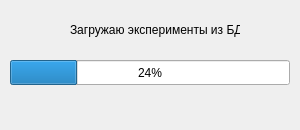
<?xml version="1.0" encoding="UTF-8"?>
<ui version="4.0">
 <class>Dialog_Wait_Download</class>
 <widget class="QDialog" name="Dialog_Wait_Download">
  <property name="geometry">
   <rect>
    <x>0</x>
    <y>0</y>
    <width>300</width>
    <height>130</height>
   </rect>
  </property>
  <property name="sizePolicy">
   <sizepolicy hsizetype="Fixed" vsizetype="Fixed">
    <horstretch>0</horstretch>
    <verstretch>0</verstretch>
   </sizepolicy>
  </property>
  <property name="minimumSize">
   <size>
    <width>300</width>
    <height>130</height>
   </size>
  </property>
  <property name="maximumSize">
   <size>
    <width>300</width>
    <height>130</height>
   </size>
  </property>
  <property name="windowTitle">
   <string>Эксперименты</string>
  </property>
  <widget class="QLabel" name="lblFind_4">
   <property name="geometry">
    <rect>
     <x>70</x>
     <y>20</y>
     <width>170</width>
     <height>20</height>
    </rect>
   </property>
   <property name="text">
    <string>Загружаю эксперименты из БД</string>
   </property>
   <property name="alignment">
    <set>Qt::AlignLeading|Qt::AlignLeft|Qt::AlignVCenter</set>
   </property>
  </widget>
  <widget class="QProgressBar" name="progressBar">
   <property name="geometry">
    <rect>
     <x>10</x>
     <y>60</y>
     <width>280</width>
     <height>25</height>
    </rect>
   </property>
   <property name="value">
    <number>24</number>
   </property>
  </widget>
 </widget>
 <resources/>
 <connections/>
</ui>
